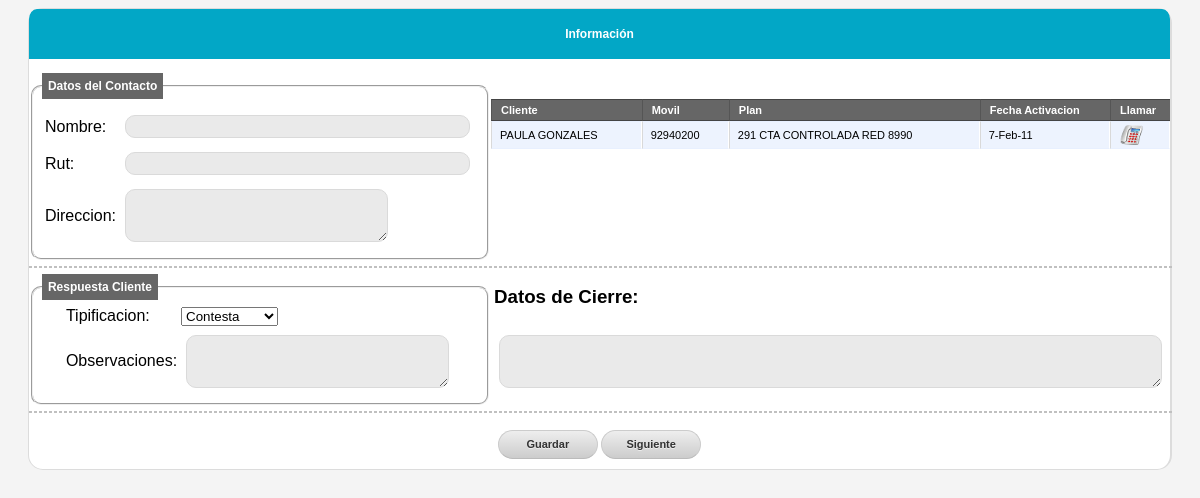
The page /Contenido.php (signed in) on the database its author committed.
### tables this page shows
CREATE TABLE `clientes` (
  `ID` int(11) NOT NULL,
  `NOMBRE` varchar(50) NOT NULL,
  `APELLIDOS` varchar(50) NOT NULL,
  `RUT` varchar(30) NOT NULL,
  `DIRECCION` varchar(250) NOT NULL,
  `TELEFONO` varchar(20) NOT NULL,
  `FECHA_REGISTRO` varchar(20) NOT NULL,
  `ID_PLAN` int(11) NOT NULL,
  `VISIBLE` int(11) NOT NULL DEFAULT '0'
);

CREATE TABLE `plan_clientes` (
  `ID` int(11) NOT NULL,
  `NOMBRE_PLAN` varchar(50) NOT NULL,
  `FECHA_ACTIVACION` varchar(20) NOT NULL,
  `TELEFONO` varchar(20) NOT NULL,
  `ESTATUS` int(11) NOT NULL DEFAULT '0'
);

### Contenido.php (the view, shortened to what this page needs)
<link href="css/Estilo.css" rel="stylesheet" type="text/css"/>
<?php
	include('Conexion_Abrir.php');
	$idUpdate = 0;
?>
<!DOCTYPE html PUBLIC "-//W3C//DTD XHTML 1.0 Transitional//EN"
"http://www.w3.org/TR/xhtml1/DTD/xhtml1-transitional.dtd">
<html xmlns="http://www.w3.org/1999/xhtml">
<head>
<link rel="stylesheet" href="css/tablasmostrar.css">
</head>
<body style="background-image: url(imagenes/Fondo.jpg);" onload="document.getElementById('loader').style.display='none';">
<center>
<form name="Contenido" id="Contenido" method="post" action="" onsubmit="ValidarRequeridos(); return false">
<table width='70%' border='0' class='ventanas' cellspacing='0' cellpadding='0'>
<tr>
	<td  colspan=2 class='tabla_ventanas' height='10' align='center'>Información</td>
</tr>
<tr>
<td>
<fieldset>
<legend><strong>Datos del Contacto</strong></legend>
<center>
<table border=0>
<tr>
<td colspan=2><input type="hidden" name="txtId" id="txtId"/></td>
</tr>
<tr>
<td>Nombre: </td><td><input type="text" disabled name="txtNombre" id="txtNombre" class="CajaTexto" size="40" x-webkit-speech="true"/></td>
</tr>
<tr>
<td>Rut: </td><td><input type="text" disabled name="txtRut" id="txtRut" class="CajaTexto" size="40" x-webkit-speech="true"/></td>
</tr>
<tr>
<td>Direccion: </td><td><textarea disabled name="txtDireccion" id="txtDireccion" class="CajaTexto" rows="3" cols="30"></textarea></td>
</tr>
</table>
</center>
</fieldset>
</td>
<td>
<table id="table" border=0 cellpadding="0" cellspacing="0">
<thead>
<tr>
<th>Cliente</th>
<th>Movil</th>
<th>Plan</th>
<th>Fecha Activacion</th>
<th>Llamar</th>
</thead>
<tbody id="tbody">
<?PHP
$contador = 0;
$sql      = "SELECT C.ID AS ID,C.NOMBRE AS NOMBRECLIENTE, C.APELLIDOS AS APELLIDOSCLIENTE, C.RUT AS RUT, C.TELEFONO AS TELEFONOCLIENTE, P.NOMBRE_PLAN AS NOMBRE_PLAN";
$sql      = $sql.", P.FECHA_ACTIVACION AS FECHA_ACTIVACION,C.DIRECCION as DIRECCION FROM clientes AS C INNER JOIN plan_clientes AS P ON C.ID_PLAN = P.ID  WHERE VISIBLE=0 ORDER BY RAND()
LIMIT 1";
$rs       = mysql_query($sql,$conexion);
if(mysql_num_rows($rs)!=0){
	while($rows = mysql_fetch_assoc($rs)){
		$contador	 = $contador + 1;
		$body		 = "odd";
		if($contador%2){$body="even";}
		$idUpdate = $rows['ID'];
		echo '<tr class="'.$body.'">';
		echo '<td>'.$rows['NOMBRECLIENTE'].' '.$rows['APELLIDOSCLIENTE'].'</td>';
		echo '<td>'.$rows['TELEFONOCLIENTE'].'</td>';
		echo '<td>'.$rows['NOMBRE_PLAN'].'</td>';
		echo '<td>'.$rows['FECHA_ACTIVACION'].'</td>';
		echo '<td>';
?>
		<img src="imagenes/phone-icon.png" style="cursor:pointer;" onclick="TraeDatosCliente('<?php echo $rows['NOMBRECLIENTE'].' '.$rows['APELLIDOSCLIENTE'];?>','<?php echo $rows['RUT']; ?>','<?php echo $rows['DIRECCION']; ?>','<?php echo $rows['ID']; ?>')" title= "LLAMAR A <?php echo $rows['TELEFONOCLIENTE']; ?>" width="25px" height="20px"/>
<?php
		echo '</td>';
		echo '</tr>';
	}
}
?>
</tbody>
</table>
<br/><br/><br/><br/><br/>
</td>
</tr>
<tr><td colspan="2"><hr/></td></tr>
<tr>
<td>
<fieldset>
<legend><strong>Respuesta Cliente</strong></legend>
<center>
<table>
<tr>
<td>Tipificacion: </td><td>
<select name="Tipificacion">
<?php
	$sqlx = "SELECT * FROM tipificacion Order by DESCRIPCION";
	$rsx  = mysql_query($sqlx,$conexion);
	if(mysql_num_rows($rsx)!=0){
		while($row = mysql_fetch_assoc($rsx)){
			echo "<option value='".$row['ID']."'>".$row['DESCRIPCION']."</option>";
		}
	}
?>
</select>
</td>
</tr>
<tr>
<td>Observaciones: </td><td><textarea name="txtObservacion" class="CajaTexto" rows="3" cols="30"></textarea></td>
</tr>
</table>
</center>
</fieldset>
</td>
<td>
<table>
<tr>
<td colspan="2"><h3>Datos de Cierre: </h3></td>
</tr>
<tr>
<td colspan="2"><textarea name="txtDatos" class="CajaTexto" rows="3" cols="80"></textarea></td>
</tr>
</table>
</td>
</tr>
<tr>
<td colspan=2 align='center'><hr/></td>
</tr>
<tr>
<td height='50' colspan=2 align='center'><button class="clean-gray"> Guardar </button> <button class="clean-gray" onclick="refresh(<?php echo $idUpdate; ?>);"> Siguiente </button> </td>
</tr>
</table>
</form>
</center>
</body>
</html>

### css/Estilo.css (style rules this page uses)
hr { border: 1px dashed #C0C0C0; height: 0; width: 100%; }
.tabla_ventanas { color: #ffffff; height:50px; border-right : #DCDCDC 0px solid; border-top : #DCDCDC 0px solid; border-bottom: #DCDCDC 0px solid; border-left : #DCDCDC 0px solid; font-style: normal; font-family: Arial; font-weight: BOLD; font-size: 12px; background-color: #02a7c6; padding-right : 0px; padding-left : 0px; padding-top : 0px; padding-bottom: 0px; border-collapse:separate; border-spacing:0px 0px 0px 0px; border-top-left-radius: 8px 10px; border-top-right-radius:8px 10px; }
.ventanas { border-right : #DCDCDC 2px solid; border-top : #DCDCDC 1px solid; border-bottom: #DCDCDC 1px solid; border-left : #DCDCDC 1px solid; font-style: normal; font-family: Arial; font-weight: normal; font-size: 12px; background-color: #ffffff; padding-right : 0px; padding-left : 0px; padding-top : 0px; padding-bottom: 0px; border-collapse:separate; border-spacing:0px 0px 0px 0px; border-radius: 5px 0px 0px 0px; -moz-border-radius: 5px 30px 45px 60px; -webkit-border-radius: 15px; }
.CajaTexto { display: inline-block; margin: 5px; border: 1px solid #dadada; background-color: #eaeaea; padding: 3px; color: #404040; -webkit-border-radius: 6px; -moz-border-radius: 6px; border-radius: 10px; }
button.clean-gray { background-color: #eeeeee; background-image: -webkit-gradient(linear, left top, left bottom, color-stop(0%, #eeeeee), color-stop(100%, #cccccc)); background-image: -webkit-linear-gradient(top, #eeeeee, #cccccc); background-image: -moz-linear-gradient(top, #eeeeee, #cccccc); background-image: -ms-linear-gradient(top, #eeeeee, #cccccc); background-image: -o-linear-gradient(top, #eeeeee, #cccccc); background-image: linear-gradient(top, #eeeeee, #cccccc); border: 1px solid #ccc; border-bottom: 1px solid #bbb; border-radius: 18px; color: #333; font: bold 11px/1 "Lucida Grande", "Lucida Sans Unicode", "Lucida Sans", Geneva, Verdana, sans-serif; padding: 8px 0; text-align: center; text-shadow: 0 1px 0 #eee; width: 100px; }

### css/tablasmostrar.css (style rules this page uses)
body { color: black; }
#table { -moz-user-select:none; cursor:default; font-family:Arial,sans-serif; font-size:11px; width:100%; }
#table th { background:#666666 none repeat scroll 0%; border-bottom:1px solid #444444; border-left:1px solid #555555; border-top:1px solid #444444; color:#FFFFFF; cursor:pointer; padding:4px 0pt 4px 9px; text-align:left; }
#table tr td { border-bottom:1px solid #FFFFFF; border-left:1px solid #D9D9D9; border-top:1px solid #FFFFFF; padding:3px 8px; }
#table tr.even td { background:#EDF3FE none repeat scroll 0%; border-bottom:1px solid #E8F0FF; border-right:1px solid #FFFFFF; border-top:1px solid #E8F0FF; }

### Contenido.php (style rules this page uses)
fieldset { -webkit-border-radius:10px;-moz-border-radius:10px;border-radius:10px; }
fieldset legend { background: #666; color:#fff; padding: 6px; font-weight: bold; }

### rows shown on the page
clientes: NOMBRE "PAULA", APELLIDOS "GONZALES", TELEFONO "92940200", plan_clientes.NOMBRE_PLAN "291 CTA CONTROLADA RED 8990", plan_clientes.FECHA_ACTIVACION "7-Feb-11"

### other values the page prints
form field Tipificacion "Contesta"
